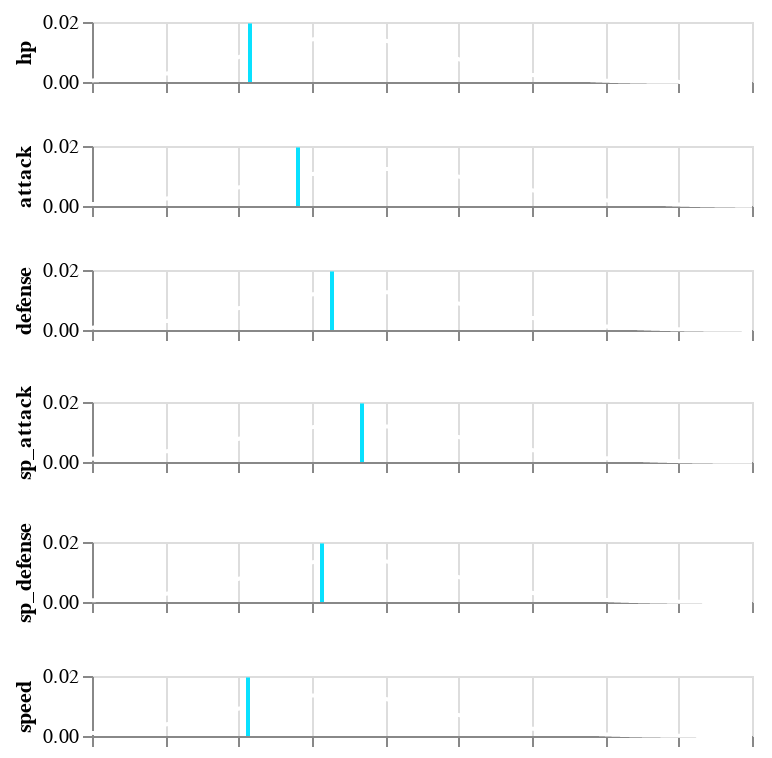

Write notebook code for a chart like this one.
### Code cell
blastoise.SHOW

### Figure 1 — Vega-Lite specification as saved in the notebook (floating-point values rounded to 4 significant figures; data arrays with more than 128 entries replaced by an {"elided": "..."} marker saying what was removed)
{"$schema": "https://vega.github.io/schema/vega-lite/v2.6.0.json", "config": {"text": {"angle": 90, "color": "white"}, "view": {"height": 300, "width": 400}}, "datasets": {"data-befba9a85dc339b9acaf9ca72544468e": [{"y": 0}, {"y": 0.0003983}, {"y": 0.0007965}, {"y": 0.001195}, {"y": 0.001593}, {"y": 0.001991}, {"y": 0.00239}, {"y": 0.002788}, {"y": 0.003186}, {"y": 0.003584}, {"y": 0.003983}, {"y": 0.004381}, {"y": 0.004779}, {"y": 0.005177}, {"y": 0.005576}, {"y": 0.005974}, {"y": 0.006372}, {"y": 0.00677}, {"y": 0.007169}, {"y": 0.007567}, {"y": 0.007965}, {"y": 0.008363}, {"y": 0.008762}, {"y": 0.00916}, {"y": 0.009558}, {"y": 0.009957}, {"y": 0.01035}, {"y": 0.01075}, {"y": 0.01115}, {"y": 0.01155}, {"y": 0.01195}, {"y": 0.01235}, {"y": 0.01274}, {"y": 0.01314}, {"y": 0.01354}, {"y": 0.01394}, {"y": 0.01434}, {"y": 0.01474}, {"y": 0.01513}, {"y": 0.01553}, {"y": 0.01593}, {"y": 0.01633}, {"y": 0.01673}, {"y": 0.01713}, {"y": 0.01752}, {"y": 0.01792}, {"y": 0.01832}, {"y": 0.01872}, {"y": 0.01912}, {"y": 0.01951}], "data-c5bd6da23d9c3f4768f2fc8f076536d8": {"elided": "1000 records"}}, "vconcat": [{"layer": [{"data": {"name": "data-c5bd6da23d9c3f4768f2fc8f076536d8"}, "encoding": {"x": {"axis": {"labels": false}, "field": "x", "title": null, "type": "quantitative"}, "y": {"field": "hp", "title": "hp", "type": "quantitative"}}, "height": 30, "mark": {"color": "white", "type": "line"}, "width": 330}, {"data": {"name": "data-befba9a85dc339b9acaf9ca72544468e"}, "encoding": {"x": {"value": 79}, "y": {"field": "y", "title": "", "type": "quantitative"}}, "mark": {"color": "#09E1FF", "type": "line"}}]}, {"layer": [{"data": {"name": "data-c5bd6da23d9c3f4768f2fc8f076536d8"}, "encoding": {"x": {"axis": {"labels": false}, "field": "x", "title": null, "type": "quantitative"}, "y": {"field": "attack", "title": "attack", "type": "quantitative"}}, "height": 30, "mark": {"color": "white", "type": "line"}, "width": 330}, {"data": {"name": "data-befba9a85dc339b9acaf9ca72544468e"}, "encoding": {"x": {"value": 103}, "y": {"field": "y", "title": "", "type": "quantitative"}}, "mark": {"color": "#09E1FF", "type": "line"}}]}, {"layer": [{"data": {"name": "data-c5bd6da23d9c3f4768f2fc8f076536d8"}, "encoding": {"x": {"axis": {"labels": false}, "field": "x", "title": null, "type": "quantitative"}, "y": {"field": "defense", "title": "defense", "type": "quantitative"}}, "height": 30, "mark": {"color": "white", "type": "line"}, "width": 330}, {"data": {"name": "data-befba9a85dc339b9acaf9ca72544468e"}, "encoding": {"x": {"value": 120}, "y": {"field": "y", "title": "", "type": "quantitative"}}, "mark": {"color": "#09E1FF", "type": "line"}}]}, {"layer": [{"data": {"name": "data-c5bd6da23d9c3f4768f2fc8f076536d8"}, "encoding": {"x": {"axis": {"labels": false}, "field": "x", "title": null, "type": "quantitative"}, "y": {"field": "sp_attack", "title": "sp_attack", "type": "quantitative"}}, "height": 30, "mark": {"color": "white", "type": "line"}, "width": 330}, {"data": {"name": "data-befba9a85dc339b9acaf9ca72544468e"}, "encoding": {"x": {"value": 135}, "y": {"field": "y", "title": "", "type": "quantitative"}}, "mark": {"color": "#09E1FF", "type": "line"}}]}, {"layer": [{"data": {"name": "data-c5bd6da23d9c3f4768f2fc8f076536d8"}, "encoding": {"x": {"axis": {"labels": false}, "field": "x", "title": null, "type": "quantitative"}, "y": {"field": "sp_defense", "title": "sp_defense", "type": "quantitative"}}, "height": 30, "mark": {"color": "white", "type": "line"}, "width": 330}, {"data": {"name": "data-befba9a85dc339b9acaf9ca72544468e"}, "encoding": {"x": {"value": 115}, "y": {"field": "y", "title": "", "type": "quantitative"}}, "mark": {"color": "#09E1FF", "type": "line"}}]}, {"layer": [{"data": {"name": "data-c5bd6da23d9c3f4768f2fc8f076536d8"}, "encoding": {"x": {"axis": {"labels": false}, "field": "x", "title": null, "type": "quantitative"}, "y": {"field": "speed", "title": "speed", "type": "quantitative"}}, "height": 30, "mark": {"color": "white", "type": "line"}, "width": 330}, {"data": {"name": "data-befba9a85dc339b9acaf9ca72544468e"}, "encoding": {"x": {"value": 78}, "y": {"field": "y", "title": "", "type": "quantitative"}}, "mark": {"color": "#09E1FF", "type": "line"}}]}]}
